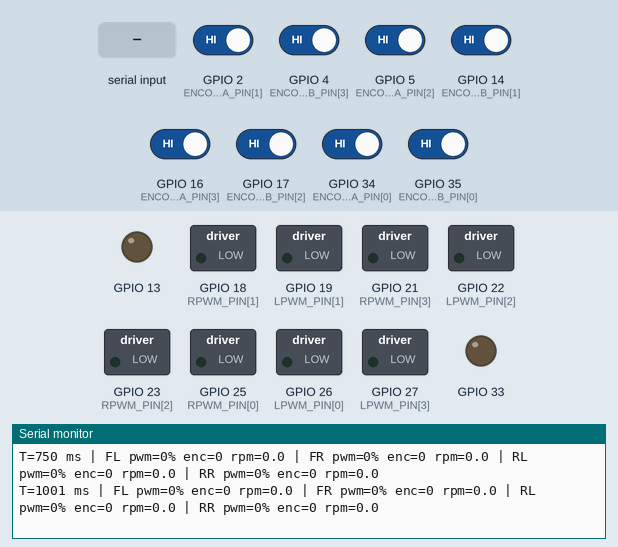
This sketch was run on a simulated ESP32. On the bench: switched loads named in the sketch (green lamp = pin HIGH), output pins drawn as LEDs (lit = HIGH), the last lines printed to the serial monitor. The inputs (shaded band) are chosen by the test bench; at power-on: GPIO 2 (ENCODER_A_PIN[1]), GPIO 4 (ENCODER_B_PIN[3]), GPIO 5 (ENCODER_A_PIN[2]), GPIO 14 (ENCODER_B_PIN[1]), GPIO 16 (ENCODER_A_PIN[3]), GPIO 17 (ENCODER_B_PIN[2]), GPIO 34 (ENCODER_A_PIN[0]), GPIO 35 (ENCODER_B_PIN[0]) HIGH.

Above: at 1.2 s.
1.3 s: "D\n" received over Serial
At 1.46 s:
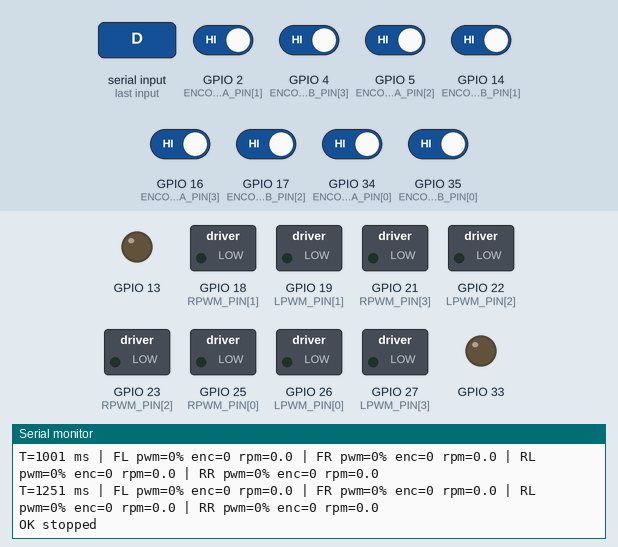
2.8 s: "Z\n" received over Serial
At 2.98 s:
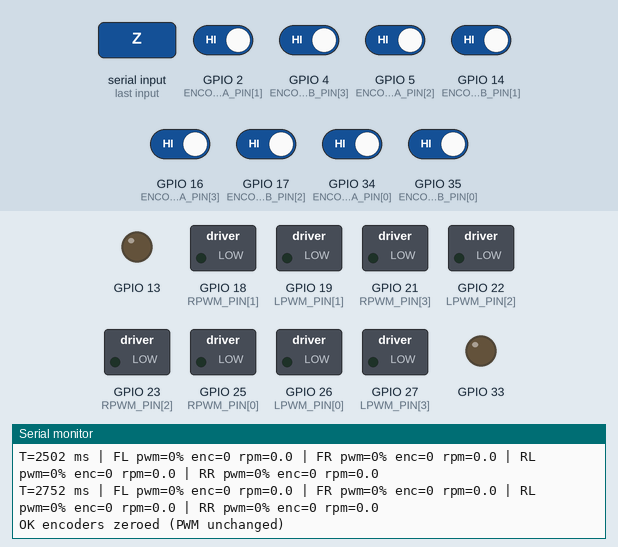
4.3 s: "90,45\n" received over Serial
At 4.48 s:
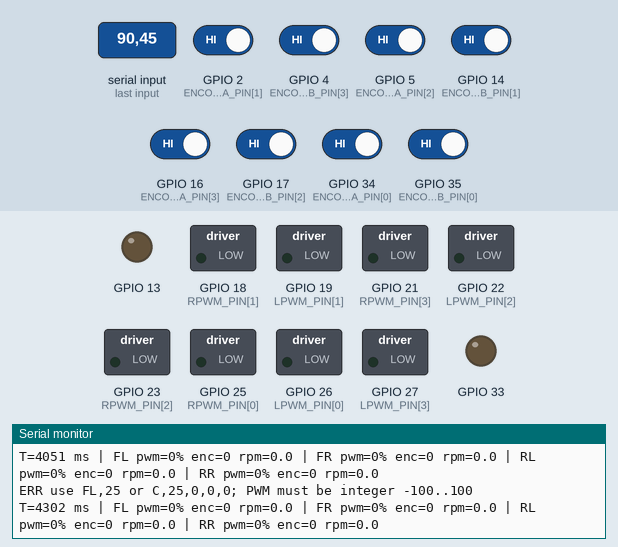
Timing chart, 0 to 7.3 s (numbered marks = the images above; inputs shaded):
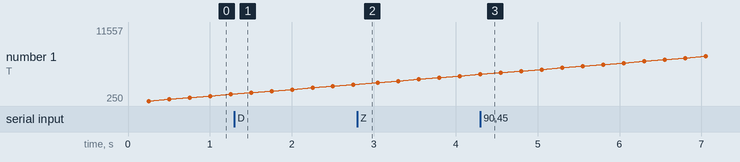

Measured:
- after the input at 1.3 s, the serial monitor: prints a new line at once (image 1)
- after the input at 2.8 s, the serial monitor: prints a new line at once (image 2)
- after the input at 4.3 s, the serial monitor: prints a new line at once (image 3)
- plotted number 1: 2752 → 4051 after the input at 2.8 s, 4051 → 11557 after the input at 4.3 s

The sketch:

esp32_test.ino
```cpp
// (licence header left out)
#include <Arduino.h>
#include <cerrno>
#include <cstdlib>
#include <cstring>
#include "motor_config.h"

#if !CONFIG_IDF_TARGET_ESP32
#error This sketch uses the pin map of a classic ESP32-WROOM.
#endif

// Firmware test doc lap: PWM truc tiep, khong PID, khong arm, khong timeout Serial.
// FL,25          -> chi banh truoc trai, PWM +25%; cac banh khac dung.
// RL,-25         -> chi banh sau trai, PWM -25%; cac banh khac dung.
// ALL,25         -> ca bon banh PWM +25%.
// C,25,0,-25,0   -> dat rieng PWM FL,FR,RL,RR.
// D              -> dung tat ca.
// Z              -> dua so dem encoder ve 0, KHONG dung motor.
// ?              -> hien huong dan.

int motorPWM[MOTOR_COUNT] = {0, 0, 0, 0};
bool pwmAttached[MOTOR_COUNT][2] = {};
bool motorsReady = false;

volatile int64_t encoderCount[MOTOR_COUNT] = {};
volatile uint8_t encoderState[MOTOR_COUNT] = {};
portMUX_TYPE encoderLock = portMUX_INITIALIZER_UNLOCKED;

// Bang chuyen trang thai A/B, cung quy uoc dau x4 voi firmware chinh.
// Vi du: 00 -> 01 -> 11 -> 10 -> 00 dem +4.
DRAM_ATTR const int8_t ENCODER_TRANSITION[16] = {
   0,  1, -1,  0,
  -1,  0,  0,  1,
   1,  0,  0, -1,
   0, -1,  1,  0
};

int64_t previousCount[MOTOR_COUNT] = {};
unsigned long lastStatusMs = 0;
char serialLine[96];
size_t serialLength = 0;
bool serialOverflow = false;

void ARDUINO_ISR_ATTR updateEncoder(int motor) {
  portENTER_CRITICAL_ISR(&encoderLock);
  const uint8_t state = (digitalRead(ENCODER_A_PIN[motor]) << 1) |
                        digitalRead(ENCODER_B_PIN[motor]);
  const uint8_t transition = (encoderState[motor] << 2) | state;
  encoderCount[motor] += ENCODER_TRANSITION[transition] * ENCODER_SIGN[motor];
  encoderState[motor] = state;
  portEXIT_CRITICAL_ISR(&encoderLock);
}

void ARDUINO_ISR_ATTR encoderFL() { updateEncoder(0); }
void ARDUINO_ISR_ATTR encoderFR() { updateEncoder(1); }
void ARDUINO_ISR_ATTR encoderRL() { updateEncoder(2); }
void ARDUINO_ISR_ATTR encoderRR() { updateEncoder(3); }

void setupEncoders() {
  void (*interruptHandler[MOTOR_COUNT])() = {encoderFL, encoderFR, encoderRL, encoderRR};

  for (int motor = 0; motor < MOTOR_COUNT; motor++) {
    const int pinA = ENCODER_A_PIN[motor];
    const int pinB = ENCODER_B_PIN[motor];
    // GPIO34/35 khong co dien tro keo noi; dung INPUT.
    pinMode(pinA, pinA >= 34 ? INPUT : INPUT_PULLUP);
    pinMode(pinB, pinB >= 34 ? INPUT : INPUT_PULLUP);
    encoderState[motor] = (digitalRead(pinA) << 1) | digitalRead(pinB);
  }

  for (int motor = 0; motor < MOTOR_COUNT; motor++) {
    attachInterrupt(digitalPinToInterrupt(ENCODER_A_PIN[motor]), interruptHandler[motor], CHANGE);
    attachInterrupt(digitalPinToInterrupt(ENCODER_B_PIN[motor]), interruptHandler[motor], CHANGE);
  }
}

void stopAllMotors() {
  for (int motor = 0; motor < MOTOR_COUNT; motor++) {
    if (pwmAttached[motor][0]) ledcWrite(RPWM_PIN[motor], 0);
    if (pwmAttached[motor][1]) ledcWrite(LPWM_PIN[motor], 0);
    motorPWM[motor] = 0;
  }
}

bool setupMotors() {
  // Tat het chan PWM truoc khi gan LEDC.
  for (int motor = 0; motor < MOTOR_COUNT; motor++) {
    pinMode(RPWM_PIN[motor], OUTPUT);
    pinMode(LPWM_PIN[motor], OUTPUT);
    digitalWrite(RPWM_PIN[motor], LOW);
    digitalWrite(LPWM_PIN[motor], LOW);
  }

  for (int motor = 0; motor < MOTOR_COUNT; motor++) {
    pwmAttached[motor][0] = ledcAttachChannel(
      RPWM_PIN[motor], PWM_FREQUENCY, PWM_RESOLUTION, motor * 2);
    pwmAttached[motor][1] = ledcAttachChannel(
      LPWM_PIN[motor], PWM_FREQUENCY, PWM_RESOLUTION, motor * 2 + 1);

    if (!pwmAttached[motor][0] || !pwmAttached[motor][1]) {
      stopAllMotors();
      return false;
    }
  }

  stopAllMotors();
  return true;
}

void setMotorPWM(int motor, int percent) {
  const int signedPercent = percent * MOTOR_SIGN[motor];
  const int duty = abs(signedPercent) * PWM_MAX / 100;

  // Tat ca hai ngo vao truoc khi cap PWM theo chieu moi.
  ledcWrite(RPWM_PIN[motor], 0);
  ledcWrite(LPWM_PIN[motor], 0);
  if (signedPercent > 0) ledcWrite(RPWM_PIN[motor], duty);
  if (signedPercent < 0) ledcWrite(LPWM_PIN[motor], duty);
  motorPWM[motor] = percent;
}

bool parsePWM(const char * text, int & percent) {
  if (*text == '\0') return false;
  char * end;
  errno = 0;
  const long value = strtol(text, &end, 10);
  if (errno != 0 || *end != '\0' || value < -100 || value > 100) return false;
  percent = int(value);
  return true;
}

void printHelp() {
  Serial.println("ESP32 motor test | 115200 baud | Newline / CRLF");
  Serial.println("FL,25 / FR,25 / RL,25 / RR,25 : one motor, others stop");
  Serial.println("ALL,25 : all motors; C,25,0,-25,0 : PWM FL,FR,RL,RR");
  Serial.println("PWM: integer -100..100 percent; negative = reverse; 0 = stop");
  Serial.println("D = stop all; Z = zero encoders; ? = help");
  Serial.println("One command keeps running until a new command or D.");
  Serial.println("Encoder RPM uses nominal 937.2 counts/wheel revolution.");
}

void zeroEncoders() {
  portENTER_CRITICAL(&encoderLock);
  for (int motor = 0; motor < MOTOR_COUNT; motor++) encoderCount[motor] = 0;
  portEXIT_CRITICAL(&encoderLock);

  for (int motor = 0; motor < MOTOR_COUNT; motor++) previousCount[motor] = 0;
  lastStatusMs = millis();
  Serial.println("OK encoders zeroed (PWM unchanged)");
}

void processCommand(char * line) {
  if (strcmp(line, "D") == 0) {
    stopAllMotors();
    Serial.println("OK stopped");
    return;
  }
  if (strcmp(line, "Z") == 0) {
    zeroEncoders();
    return;
  }
  if (strcmp(line, "?") == 0) {
    printHelp();
    return;
  }

  // Tach CSV, toi da 5 truong, khong bo qua truong rong.
  char * fields[5] = {line};
  int fieldCount = 1;
  for (char * p = line; *p; p++) {
    if (*p != ',') continue;
    if (fieldCount == 5) {
      Serial.println("ERR too many fields; use ? for help");
      return;
    }
    *p = '\0';
    fields[fieldCount++] = p + 1;
  }

  // Kiem tra toan bo lenh truoc khi thay doi PWM.
  int requestedPWM[MOTOR_COUNT] = {0, 0, 0, 0};
  bool valid = false;
  if (fieldCount == 5 && strcmp(fields[0], "C") == 0) {
    valid = true;
    for (int motor = 0; motor < MOTOR_COUNT; motor++) {
      if (!parsePWM(fields[motor + 1], requestedPWM[motor])) valid = false;
    }
  } else if (fieldCount == 2) {
    int percent;
    if (parsePWM(fields[1], percent)) {
      for (int motor = 0; motor < MOTOR_COUNT; motor++) {
        if (strcmp(fields[0], MOTOR_NAME[motor]) == 0 || strcmp(fields[0], "ALL") == 0) {
          requestedPWM[motor] = percent;
          valid = true;
        }
      }
    }
  }

  if (!valid) {
    Serial.println("ERR use FL,25 or C,25,0,0,0; PWM must be integer -100..100");
    return;
  }
  if (!motorsReady) {
    Serial.println("ERR PWM initialization failed; reset board after checking configuration");
    return;
  }

  for (int motor = 0; motor < MOTOR_COUNT; motor++) setMotorPWM(motor, requestedPWM[motor]);
  Serial.printf("OK PWM FL=%d FR=%d RL=%d RR=%d %%\n",
                motorPWM[0], motorPWM[1], motorPWM[2], motorPWM[3]);
}

void readSerial() {
  // Khong dung readStringUntil: tranh cho timeout khi chua nhan du dong.
  for (int bytesRead = 0; bytesRead < 128 && Serial.available(); bytesRead++) {
    const char byte = Serial.read();
    if (byte == '\n') {
      if (serialOverflow) {
        Serial.println("ERR invalid or too long line; command ignored");
      } else {
        // Chi bo CR o cuoi dong de chap nhan ca CRLF.
        if (serialLength > 0 && serialLine[serialLength - 1] == '\r') serialLength--;
        serialLine[serialLength] = '\0';
        if (serialLength > 0) processCommand(serialLine);
      }
      serialLength = 0;
      serialOverflow = false;
    } else if (!serialOverflow) {
      if (byte == '\0' || serialLength >= sizeof(serialLine) - 1) {
        serialOverflow = true;
      } else {
        serialLine[serialLength++] = byte;
      }
    }
  }
}

void printStatus(unsigned long now) {
  const unsigned long elapsed = now - lastStatusMs;
  if (elapsed < STATUS_INTERVAL_MS) return;

  int64_t counts[MOTOR_COUNT];
  portENTER_CRITICAL(&encoderLock);
  for (int motor = 0; motor < MOTOR_COUNT; motor++) counts[motor] = encoderCount[motor];
  portEXIT_CRITICAL(&encoderLock);

  Serial.printf("T=%lu ms", now);
  for (int motor = 0; motor < MOTOR_COUNT; motor++) {
    const int64_t delta = counts[motor] - previousCount[motor];
    const float rpm = float(delta) * 60000.0f / (COUNTS_PER_WHEEL_REV * elapsed);
    previousCount[motor] = counts[motor];
    Serial.printf(" | %s pwm=%d%% enc=%lld rpm=%.1f",
                  MOTOR_NAME[motor], motorPWM[motor], (long long)counts[motor], rpm);
  }
  Serial.println();
  lastStatusMs = now;
}

void setup() {
  Serial.begin(SERIAL_BAUD);

  // Khong test nang: giu STEP/DIR TB6600 o LOW.
  pinMode(13, OUTPUT);
  digitalWrite(13, LOW);
  pinMode(33, OUTPUT);
  digitalWrite(33, LOW);

  motorsReady = setupMotors();
  setupEncoders();
  lastStatusMs = millis();
  printHelp();
  Serial.println(motorsReady ? "READY motors stopped" : "ERR PWM initialization failed");
}

void loop() {
  readSerial();
  printStatus(millis());
  delay(1);
}
```

motor_config.h
```cpp
// (licence header left out)
#pragma once

// ESP32-WROOM DevKit 38 pin, Arduino ESP32 core 3.x.
// Thu tu: FL = truoc trai, FR = truoc phai, RL = sau trai, RR = sau phai.
const int MOTOR_COUNT = 4;
const char * const MOTOR_NAME[MOTOR_COUNT] = {"FL", "FR", "RL", "RR"};

// BTS7960: R_EN va L_EN duoc keo HIGH ben ngoai, khong dung chan EN ESP32.
// Da doi FL/RL theo thu nghiem: GPIO25/26 = truoc trai, 23/22 = sau trai.
const int RPWM_PIN[MOTOR_COUNT] = {25, 18, 23, 21};
const int LPWM_PIN[MOTOR_COUNT] = {26, 19, 22, 27};
const int ENCODER_A_PIN[MOTOR_COUNT] = {34, 2, 5, 16};
const int ENCODER_B_PIN[MOTOR_COUNT] = {35, 14, 17, 4};

// Lenh PWM duong = quay tien, theo ket qua test tung banh.
const int MOTOR_SIGN[MOTOR_COUNT] = {1, -1, 1, -1};
// RR truoc day lui nhung dem duong: dao ca dau motor va encoder.
// FR chi dao dong 0/1: giu dau tam thoi, kiem tra day A/B roi test lai.
const int ENCODER_SIGN[MOTOR_COUNT] = {1, 1, 1, -1};

const unsigned long SERIAL_BAUD = 115200;
const unsigned long STATUS_INTERVAL_MS = 250;
const int PWM_FREQUENCY = 20000;
const int PWM_RESOLUTION = 10;
const int PWM_MAX = (1 << PWM_RESOLUTION) - 1;

// Gia tri danh nghia: 11 chu ky/kenh/vong motor, hop so 21.3, doc x4.
// Can do lai so dem tren mot vong truc ra de hieu chuan RPM thuc te.
const float ENCODER_PPR = 11.0f;
const float GEAR_RATIO = 21.3f;
const float COUNTS_PER_WHEEL_REV = ENCODER_PPR * GEAR_RATIO * 4.0f;  // 937.2
```
